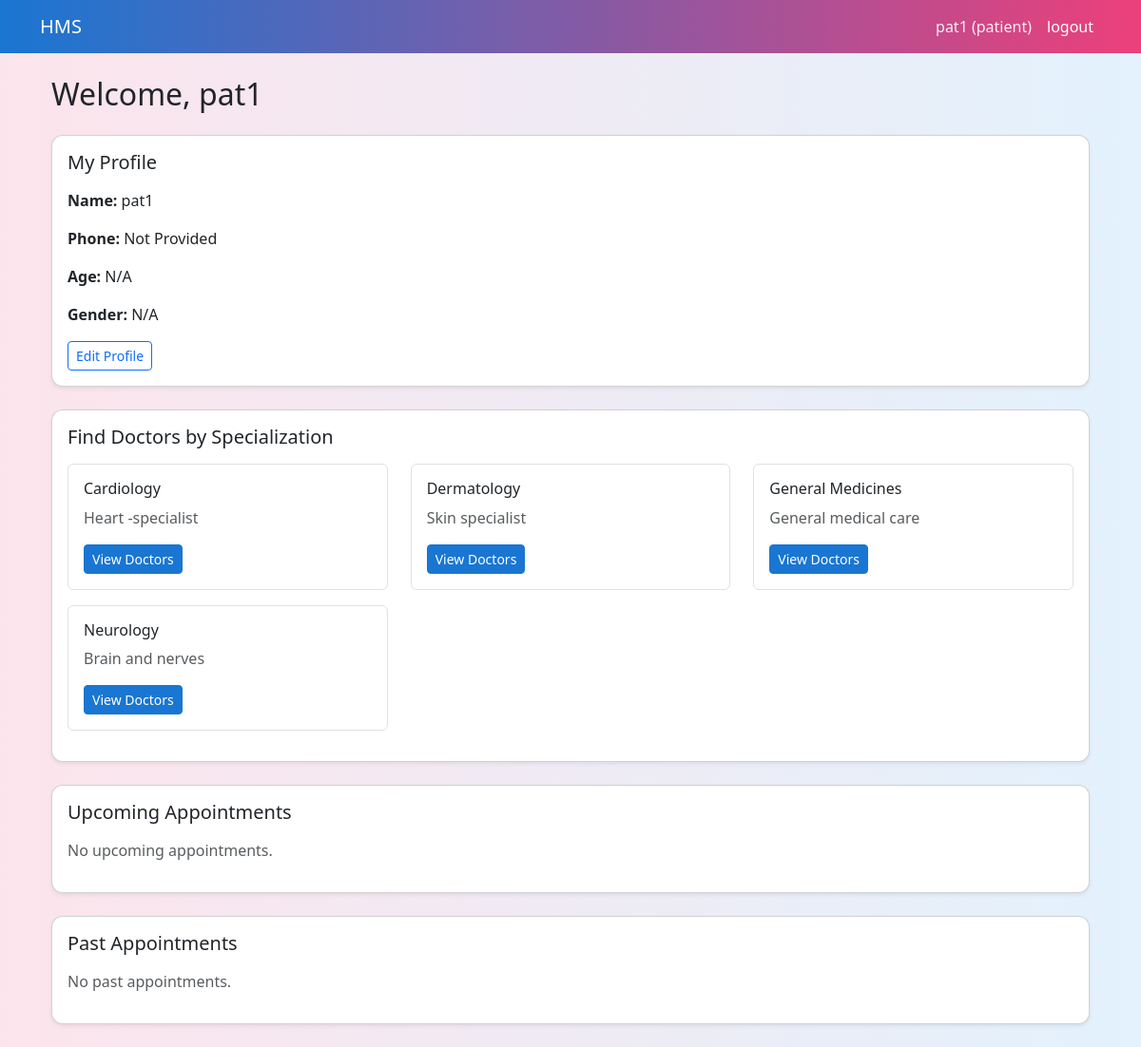
Page /patient/dashboard (signed in) on the earlier database version.
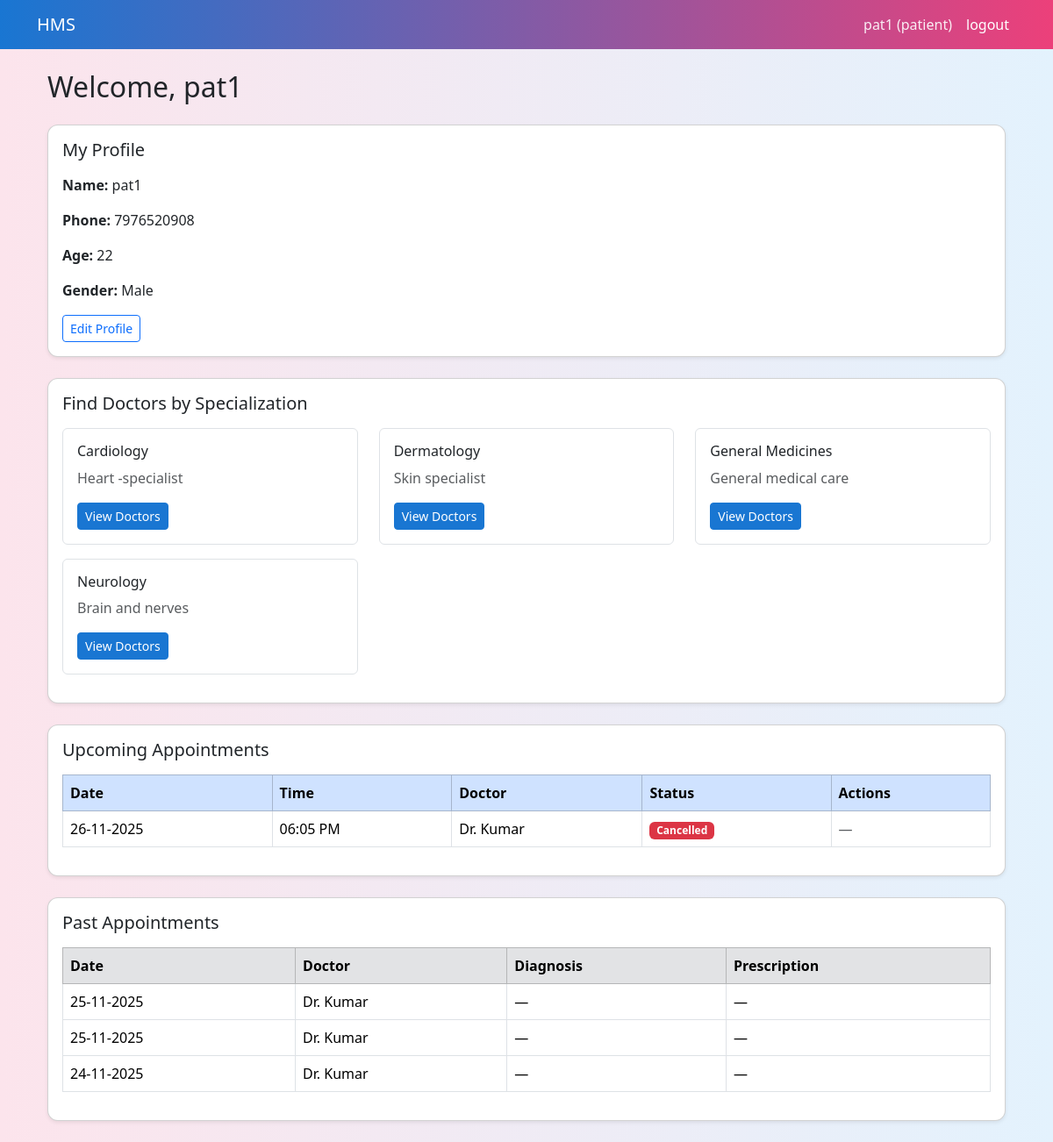
Same page on the later database version.
### models.py (models this page shows, shortened)
class Patient(db.Model):
    __tablename__="patients"
    id=db.Column(db.Integer,primary_key=True)
    user_id=db.Column(db.Integer,db.ForeignKey("users.id"),nullable=False)
    full_name=db.Column(db.String(120), nullable=False)
    age= db.Column(db.Integer)
    gender=db.Column(db.String(10))
    phone=db.Column(db.String(20))
    address=db.Column(db.String(255))
    is_balcklisted=db.Column(db.Boolean,default=False)
    user=db.relationship("User",back_populates="patient_profile")
    appointments=db.relationship("Appointment",back_populates="patient")

class Department(db.Model):
    __tablename__="departments"
    id=db.Column(db.Integer,primary_key=True)
    name=db.Column(db.String(80),unique=True,nullable=False)
    description=db.Column(db.Text)
    doctors=db.relationship("Doctor",back_populates="department")

class Appointment(db.Model):
    __tablename__="appointments"
    id =db.Column(db.Integer,primary_key=True)
    patient_id=db.Column(db.Integer,db.ForeignKey("patients.id"),nullable=False)
    doctor_id=db.Column(db.Integer,db.ForeignKey("doctors.id"),nullable=False)
    date=db.Column(db.Date,nullable=False)
    time=db.Column(db.Time,nullable=False)
    status=db.Column(db.String(20),default="Booked")
    created_at=db.Column(db.DateTime,default=datetime.utcnow)
    updated_at=db.Column(db.DateTime,default=datetime.utcnow,onupdate=datetime.utcnow)
    patient=db.relationship("Patient",back_populates="appointments")
    doctor=db.relationship("Doctor",back_populates="appointments")
    treatment=db.relationship("Treatment",back_populates="appointment",uselist=False)

class Doctor(db.Model):
    __tablename__="doctors"
    id=db.Column(db.Integer,primary_key=True)
    user_id=db.Column(db.Integer,db.ForeignKey("users.id"),nullable=False)
    department_id=db.Column(db.Integer,db.ForeignKey("departments.id"))
    full_name=db.Column(db.String(120),nullable=False)
    phone=db.Column(db.String(20))
    about=db.Column(db.Text)
    experience_years=db.Column(db.Integer)
    is_active=db.Column(db.Boolean, default=True)
    user=db.relationship("User",back_populates="doctor_profile")
    department=db.relationship("Department",back_populates="doctors")
    appointments=db.relationship("Appointment",back_populates="doctor")
    availabilities=db.relationship("DoctorAvailability",back_populates="doctor")

### app.py (the view)
    @app.route('/patient/dashboard')
    def patient_dashboard():
        if session.get('role') !='patient':
            return redirect(url_for('login'))
        user_id = session.get('user_id')
        if not user_id:
            return redirect(url_for('login'))
        patient = Patient.query.filter_by(user_id=user_id).first()
        if not patient:
            flash("Patient profile not found.")
            return redirect(url_for('logout'))
        today=date.today()
        upcoming_appointments =(
            Appointment.query
            .filter(
                Appointment.patient_id == patient.id,
                Appointment.date >=today,
            )
            .order_by(Appointment.date,Appointment.time)
            .all()
        )
        past_appointments =(
            Appointment.query
           .filter(
                Appointment.patient_id==patient.id,
                Appointment.date < today,
            )
            .order_by(Appointment.date.desc(),Appointment.time.desc()).all()
        )
        departments = Department.query.order_by(Department.name).all()
        return render_template(
            'patient_dashboard.html',
            patient=patient,
            departments=departments,
            upcoming_appointments=upcoming_appointments,
            past_appointments=past_appointments,
            )

### templates/patient_dashboard.html (shortened to what this page needs)
{% extends "base.html" %}
{% block content %}
<div class="container mt-4">
  <h2 class="mb-4">Welcome, {{ patient.full_name }}</h2>
  <div class="card shadow-sm mb-4">
    <div class="card-body">
      <h5 class="card-title mb-3">My Profile</h5>
      <p><strong>Name:</strong> {{ patient.full_name }}</p>
      <p><strong>Phone:</strong> {{ patient.phone or "Not Provided" }}</p>
      <p><strong>Age:</strong> {{ patient.age or "N/A" }}</p>
      <p><strong>Gender:</strong> {{ patient.gender or "N/A" }}</p>
      <a href="{{ url_for('patient_edit_profile') }}" class="btn btn-sm btn-outline-primary">
        Edit Profile
      </a>
    </div>
  </div>
  <div class="card shadow-sm mb-4">
    <div class="card-body">
      <h5 class="card-title mb-3">Find Doctors by Specialization</h5>
      <div class="row">
        {% for dept in departments %}
        <div class="col-md-4 mb-3">
          <div class="border rounded p-3">
            <h6>{{ dept.name }}</h6>
            <p class="text-muted">{{ dept.description }}</p>
            <a href="{{ url_for('patient_search_doctors', dept_id=dept.id) }}" class="btn btn-sm btn-primary">
              View Doctors
            </a>
          </div>
        </div>
        {% endfor %}
      </div>
    </div>
  </div>
  <div class="card shadow-sm mb-4">
    <div class="card-body">
      <h5 class="card-title mb-3">Upcoming Appointments</h5>
      {% if upcoming_appointments %}
      <table class="table table-bordered">
        <thead class="table-primary">
          <tr>
            <th>Date</th>
            <th>Time</th>
            <th>Doctor</th>
            <th>Status</th>
            <th>Actions</th>
          </tr>
        </thead>
        <tbody>
          {% for appt in upcoming_appointments %}
          <tr>
            <td>{{ appt.date.strftime("%d-%m-%Y") }}</td>
            <td>{{ appt.time.strftime("%I:%M %p") }}</td>
            <td>{{ appt.doctor.full_name }}</td>
            <td>
              <span class="badge
                {% if appt.status == 'Booked' %}bg-warning text-dark
                {% elif appt.status == 'Completed' %}bg-success
                {% elif appt.status == 'Cancelled' %}bg-danger
                {% else %}bg-secondary{% endif %}">
                {{ appt.status }}
              </span>
            </td>
            <td>
              {% if appt.status == 'Booked' %}
              <a href="{{ url_for('patient_reschedule_appointment', appt_id=appt.id) }}"
                class="btn btn-sm btn-outline-primary mb-1">
                Reschedule
              </a>
              <!-- <a href="{{ url_for('patient_cancel_appointment', appt_id=appt.id) }}"
                class="btn btn-sm btn-outline-danger">
                Cancel
              </a> -->
              <form method="post" action="{{ url_for('patient_cancel_appointment', appt_id=appt.id) }}"
                style="display:inline;">
                <button type="submit" class="btn btn-sm btn-outline-danger">
                  Cancel
                </button>
              </form>
              {% else %}
              <span class="text-muted">—</span>
              {% endif %}
            </td>
          </tr>
          {% endfor %}
        </tbody>
      </table>
      {% else %}
      <p class="text-muted">No upcoming appointments.</p>
      {% endif %}
    </div>
  </div>
  <div class="card shadow-sm mb-4">
    <div class="card-body">
      <h5 class="card-title mb-3">Past Appointments</h5>
      {% if past_appointments %}
      <table class="table table-bordered">
        <thead class="table-secondary">
          <tr>
            <th>Date</th>
            <th>Doctor</th>
            <th>Diagnosis</th>
            <th>Prescription</th>
          </tr>
        </thead>
        <tbody>
          {% for appt in past_appointments %}
          <tr>
            <td>{{ appt.date.strftime("%d-%m-%Y") }}</td>
            <td>{{ appt.doctor.full_name }}</td>
            <td>{{ appt.treatment.diagnosis if appt.treatment else "—" }}</td>
            <td>{{ appt.treatment.prescription if appt.treatment else "—" }}</td>
          </tr>
          {% endfor %}
        </tbody>
      </table>
      {% else %}
      <p class="text-muted">No past appointments.</p>
      {% endif %}
    </div>
  </div>
</div>
{% endblock %}

### templates/base.html (shortened to what this page needs)
<!DOCTYPE html>
<html lang="en">
<head>
    <link href="https://cdn.jsdelivr.net/npm/bootstrap@5.3.3/dist/css/bootstrap.min.css" rel="stylesheet">
</head>
<body>
    <nav class="navbar navbar-expand-lg navbar-dark navbar-custom mb-4">
        <div class="container">
            <a class="navbar-brand" href="{{url_for('home')}}">HMS</a>
            <div class="collapse navbar-collapse">
                <ul class="navbar-nav ms-auto">
                    {% if session.get('user_id') %}
                    <li class="nav-item">
                        <a class="nav-link disabled text-light" style="opacity: 0.9;">
                            {{ session.get('username') }} ({{ session.get('role') }})
                        </a>
                    </li>
                    <li class="nav-item">
                        <a class="nav-link" href="{{ url_for('logout') }}">logout</a>
                    </li>
                    {% endif %}
                </ul>
            </div>
        </div>
    </nav>
    <div class="container my-4">
        {% block content %}{% endblock %}
    </div>
</body>
</html>

### templates/base.html (style rules this page uses)
body { background: linear-gradient(90deg, #fce4ec, #e3f2fd); min-height: 100vh; }
.navbar-custom { background: linear-gradient(90deg, #1976d2, #ec407a); }
.card { border-radius: 12px; box-shadow: 0 4px 12px rgba(0, 0, 0, 0.08); }
.btn-primary { background-color: #1976d2; border-color: #1976d2; }
.navbar-custom .nav-link { color: #ffffff !important; font-weight: 500; }

Differences in the rows shown:
changed Patient "pat1": phone "Not Provided" → "7976520908"; age "N/A" → "22"; gender "N/A" → "Male"
added Appointment: date "26-11-2025", time "06:05 PM", doctor.full_name "Dr. Kumar", status "Cancelled", shown under "Upcoming Appointments"
added Appointment: date "25-11-2025", doctor.full_name "Dr. Kumar", treatment "—", shown under "Past Appointments"
added Appointment: date "25-11-2025", doctor.full_name "Dr. Kumar", treatment "—", shown under "Past Appointments"
added Appointment: date "24-11-2025", doctor.full_name "Dr. Kumar", treatment "—", shown under "Past Appointments"
Other differences:
text no longer shown: "No upcoming appointments. No past appointments."
text now shown: "Date Time Doctor Status Actions Date Doctor Diagnosis Prescription"
